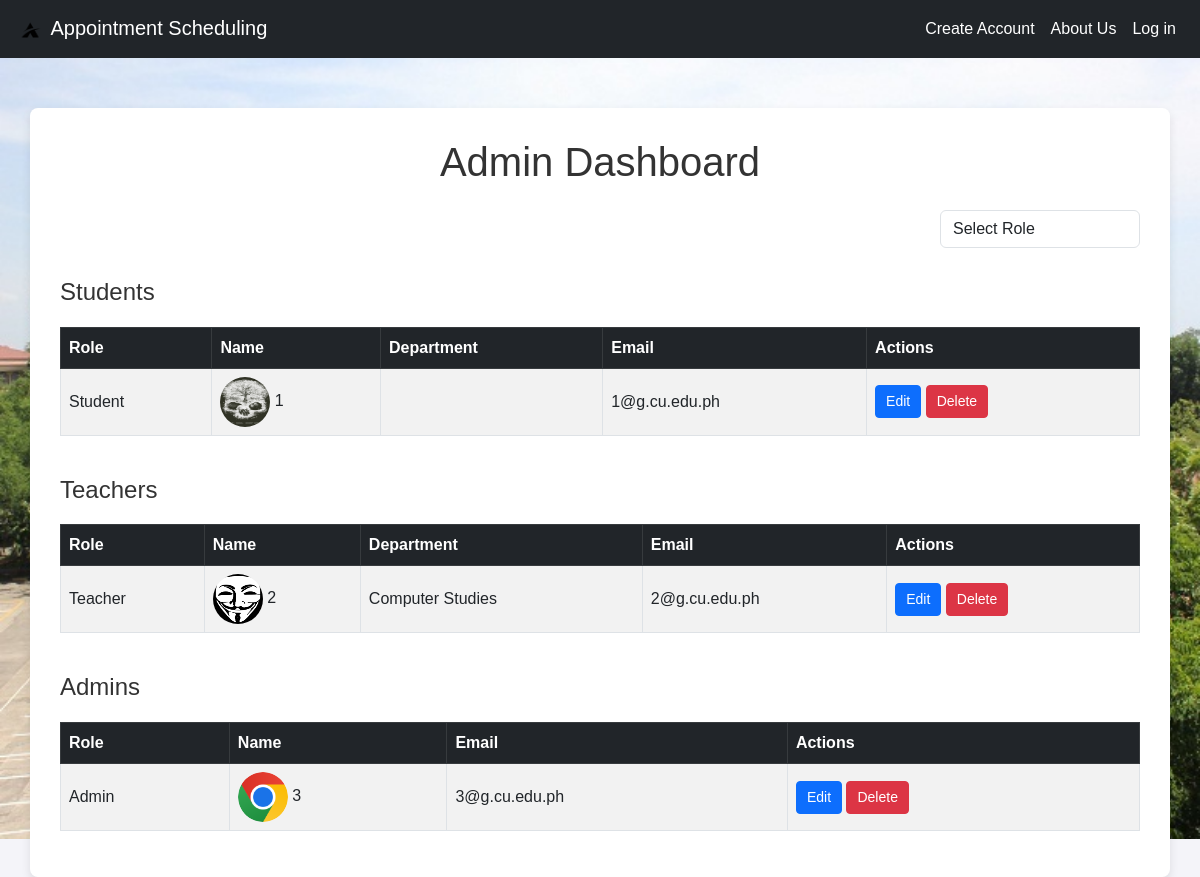
The page /Admin/viewadmin.php on the database as committed earlier.
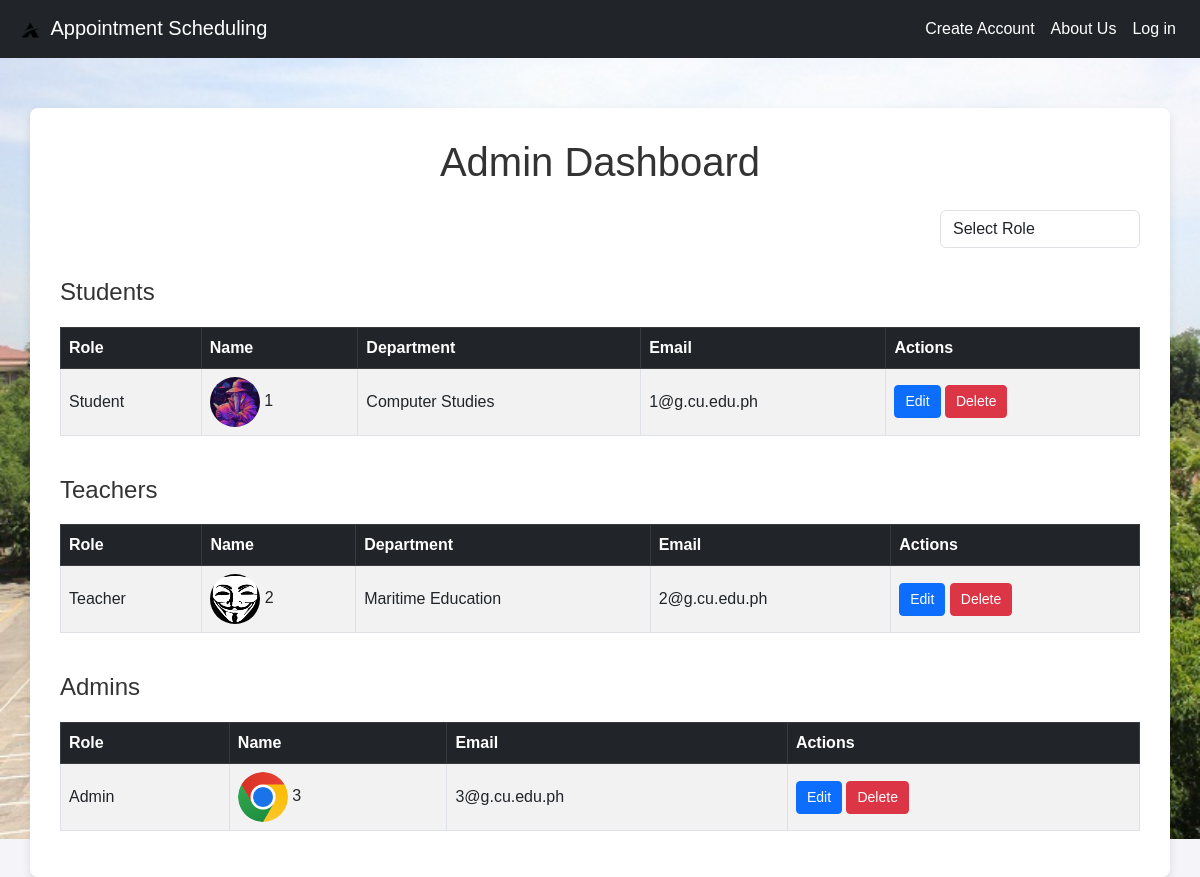
The same page on the database as committed later.
### tables this page shows
CREATE TABLE `students` (
  `student_id` int(11) NOT NULL,
  `student_name` varchar(100) NOT NULL,
  `student_email` varchar(100) NOT NULL,
  `user_password` varchar(255) NOT NULL,
  `department_id` int(11) DEFAULT NULL,
  `department_name` varchar(100) NOT NULL,
  `profile_image` varchar(255) DEFAULT NULL,
  `registration_date` timestamp NOT NULL DEFAULT current_timestamp()
);

CREATE TABLE `teacher` (
  `teacher_id` int(11) NOT NULL,
  `teacher_name` varchar(100) NOT NULL,
  `teacher_email` varchar(100) NOT NULL,
  `user_password` varchar(255) NOT NULL,
  `department_id` int(11) DEFAULT NULL,
  `department_name` varchar(100) NOT NULL,
  `profile_image` varchar(255) DEFAULT NULL,
  `registration_date` timestamp NOT NULL DEFAULT current_timestamp()
);

CREATE TABLE `departments` (
  `department_id` int(11) NOT NULL,
  `department_name` varchar(100) NOT NULL
);

### Admin/viewadmin.php (the view, shortened to what this page needs)
<?php
require 'C:\xampp\htdocs\itproject\DBconnect\Accounts\overall.php';
$students_query = "SELECT students.*, departments.department_name
                   FROM students
                   LEFT JOIN departments ON students.department_name = departments.department_name";
$teachers_query = "SELECT teacher.*, departments.department_name
                   FROM teacher
                   LEFT JOIN departments ON teacher.department_name = departments.department_name";
$admins_query = "SELECT * FROM admin";
$students_result = $conn->query($students_query);
$teachers_result = $conn->query($teachers_query);
$admins_result = $conn->query($admins_query);
$selected_role = isset($_POST['role']) ? $_POST['role'] : '';
?>
<!DOCTYPE html>
<html lang="en">
<head>
    <link href="https://cdn.jsdelivr.net/npm/bootstrap@5.3.0/dist/css/bootstrap.min.css" rel="stylesheet">
    <link href="/itproject/Admin/Asset/viewadmin.css" rel="stylesheet">
    <link href="/itproject/Admin/Asset/admin.css" rel="stylesheet">
</head>
<body>
<nav class="navbar navbar-expand-lg navbar-dark bg-dark px-3">
    <a class="navbar-brand" href="#">
        <img src="../img/Alogo1.jpg" alt="Logo"> Appointment Scheduling
    </a>
    <div class="collapse navbar-collapse" id="navbarNav">
        <ul class="navbar-nav ms-auto">
            <li class="nav-item"><a class="nav-link text-white" href="/itproject/Admin/registration.php">Create Account</a></li>
            <li class="nav-item"><a class="nav-link text-white" href="/itproject/aboutus.php">About Us</a></li>
            <li class="nav-item"><a class="nav-link text-white" href="/itproject/Login/login.php">Log in</a></li>
        </ul>
    </div>
</nav>
<div class="container">
    <h1 class="text-center mb-4">Admin Dashboard</h1>
    <div class="role-select-container">
        <form method="POST" class="form-inline">
            <div class="form-group">
                <center>
                <select id="role" name="role" class="form-control" onchange="this.form.submit()">
                    <option value="">Select Role</option>
                </select>
            </div>
        </form>
    </div>
    <?php if ($selected_role == 'student' || $selected_role == ''): ?>
        <h4 class="mt-4">Students</h4>
        <div class="table-responsive">
            <table class="table table-striped table-bordered">
                <thead class="table-dark">
                    <tr>
                        <th>Role</th>
                        <th>Name</th>
                        <th>Department</th>
                        <th>Email</th>
                        <th>Actions</th>
                    </tr>
                </thead>
                <tbody>
                    <?php while ($student = $students_result->fetch_assoc()) { ?>
                        <tr>
                            <td>Student</td>
                            <td>
                                <img src="<?= $student['profile_image'] ? $student['profile_image'] : 'default-avatar.jpg' ?>" alt="Profile Image" width="50" height="50">
                                <?= htmlspecialchars($student['student_name']) ?>
                            </td>
                            <td><?= htmlspecialchars($student['department_name'] ) ?></td>
                            <td><?= htmlspecialchars($student['student_email']) ?></td>
                            <td>
                                <a href="/itproject/Admin/Process/edit.php?id=<?= $student['student_id'] ?>&type=student" class="btn btn-primary btn-sm">Edit</a>
                                <a href="/itproject/Admin/Process/delete.php?id=<?= $student['student_id'] ?>&type=student" class="btn btn-danger btn-sm" onclick="return confirm('Are you sure?');">Delete</a>
                            </td>
                        </tr>
                    <?php } ?>
                </tbody>
            </table>
        </div>
    <?php endif; ?>
    <?php if ($selected_role == 'teacher' || $selected_role == ''): ?>
        <h4 class="mt-4">Teachers</h4>
        <div class="table-responsive">
            <table class="table table-striped table-bordered">
                <thead class="table-dark">
                    <tr>
                        <th>Role</th>
                        <th>Name</th>
                        <th>Department</th>
                        <th>Email</th>
                        <th>Actions</th>
                    </tr>
                </thead>
                <tbody>
                    <?php while ($teacher = $teachers_result->fetch_assoc()) { ?>
                        <tr>
                            <td>Teacher</td>
                            <td>
                                <img src="<?= $teacher['profile_image'] ? $teacher['profile_image'] : 'default-avatar.jpg' ?>" alt="Profile Image" width="50" height="50">
                                <?= htmlspecialchars($teacher['teacher_name']) ?>
                            </td>
                            <td><?= htmlspecialchars($teacher['department_name']) ?></td>
                            <td><?= htmlspecialchars($teacher['teacher_email']) ?></td>
                            <td>
                                <a href="/itproject/Admin/Process/edit.php?id=<?= $teacher['teacher_id'] ?>&type=teacher" class="btn btn-primary btn-sm">Edit</a>
                                <a href="/itproject/Admin/Process/delete.php?id=<?= $teacher['teacher_id'] ?>&type=teacher" class="btn btn-danger btn-sm" onclick="return confirm('Are you sure?');">Delete</a>
                            </td>
                        </tr>
                    <?php } ?>
                </tbody>
            </table>
        </div>
    <?php endif; ?>
    <?php if ($selected_role == 'admin' || $selected_role == ''): ?>
        <h4 class="mt-4">Admins</h4>
        <div class="table-responsive">
            <table class="table table-striped table-bordered">
                <thead class="table-dark">
                    <tr>
                        <th>Role</th>
                        <th>Name</th>
                        <th>Email</th>
                        <th>Actions</th>
                    </tr>
                </thead>
                <tbody>
                    <?php while ($admin = $admins_result->fetch_assoc()) { ?>
                        <tr>
                            <td>Admin</td>
                            <td>
                                <img src="<?= $admin['profile_image'] ? $admin['profile_image'] : 'default-avatar.jpg' ?>" alt="Profile Image" width="50" height="50">
                                <?= htmlspecialchars($admin['admin_name']) ?>
                            </td>
                            <td><?= htmlspecialchars($admin['admin_email']) ?></td>
                            <td>
                                <a href="/itproject/Admin/Process/edit.php?id=<?= $admin['admin_id'] ?>&type=admin" class="btn btn-primary btn-sm">Edit</a>
                                <a href="/itproject/Admin/Process/delete.php?id=<?= $admin['admin_id'] ?>&type=admin" class="btn btn-danger btn-sm" onclick="return confirm('Are you sure?');">Delete</a>
                            </td>
                        </tr>
                    <?php } ?>
                </tbody>
            </table>
        </div>
    <?php endif; ?>
</div>
</body>
</html>

### Admin/Asset/viewadmin.css (style rules this page uses)
body { background: url("../../img/body.jpg") no-repeat center center fixed; background-size: cover; font-family: Arial, sans-serif; }
.navbar-brand img { width: 50px; height: 50px; }
.table-responsive { margin-top: 20px; }

### Admin/Asset/admin.css (style rules this page uses)
body { background-image: url('../../img/body.jpg'); background-repeat: repeat-x; background-size: 100%; font-family: Arial, sans-serif; background-color: #f4f4f4; height: 100vh; }

### Admin/viewadmin.php (style rules this page uses)
body { background-color: #f4f4f9; font-family: 'Arial', sans-serif; color: #333; }
.navbar { background-color: #343a40; }
.navbar-brand img { width: 30px; height: 30px; }
.container { margin-top: 50px; background-color: #fff; padding: 30px; border-radius: 8px; box-shadow: 0 4px 10px rgba(0, 0, 0, 0.1); }
.table img { border-radius: 50%; }
.table-dark { background-color: #343a40; color: white; }
.table th, .table td { vertical-align: middle; }
.btn-sm { padding: 5px 10px; }
.role-select-container { display: flex; justify-content: right; margin-bottom: 30px; }
.role-select-container select { width: 200px; }

Rows that differ between the two databases and show on the page:
removed students: profile_image (picture), student_name "1", student_email "1@g.cu.edu.ph"
removed teacher: profile_image (picture), teacher_name "2", departments.department_name "Computer Studies", teacher_email "2@g.cu.edu.ph"
added students: profile_image (picture), student_name "1", departments.department_name "Computer Studies", student_email "1@g.cu.edu.ph"
added teacher: profile_image (picture), teacher_name "2", departments.department_name "Maritime Education", teacher_email "2@g.cu.edu.ph"
